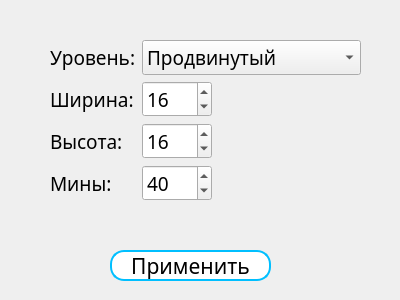
<?xml version="1.0" encoding="UTF-8"?>
<ui version="4.0">
 <class>Dialog</class>
 <widget class="QDialog" name="Dialog">
  <property name="geometry">
   <rect>
    <x>0</x>
    <y>0</y>
    <width>400</width>
    <height>300</height>
   </rect>
  </property>
  <property name="font">
   <font>
    <family>Segoe UI Black</family>
   </font>
  </property>
  <property name="windowTitle">
   <string>Dialog</string>
  </property>
  <widget class="QWidget" name="formLayoutWidget">
   <property name="geometry">
    <rect>
     <x>50</x>
     <y>40</y>
     <width>311</width>
     <height>181</height>
    </rect>
   </property>
   <layout class="QFormLayout" name="formLayout">
    <property name="formAlignment">
     <set>Qt::AlignRight|Qt::AlignTop|Qt::AlignTrailing</set>
    </property>
    <item row="0" column="0">
     <widget class="QLabel" name="label">
      <property name="font">
       <font>
        <pointsize>14</pointsize>
       </font>
      </property>
      <property name="text">
       <string>Уровень:</string>
      </property>
     </widget>
    </item>
    <item row="0" column="1">
     <widget class="QComboBox" name="combo">
      <property name="font">
       <font>
        <family>Segoe UI Black</family>
        <pointsize>14</pointsize>
       </font>
      </property>
      <property name="currentIndex">
       <number>1</number>
      </property>
      <item>
       <property name="text">
        <string>Начинающий</string>
       </property>
      </item>
      <item>
       <property name="text">
        <string>Продвинутый</string>
       </property>
      </item>
      <item>
       <property name="text">
        <string>Эксперт</string>
       </property>
      </item>
      <item>
       <property name="text">
        <string>Свой</string>
       </property>
      </item>
     </widget>
    </item>
    <item row="1" column="0">
     <widget class="QLabel" name="label_2">
      <property name="font">
       <font>
        <pointsize>14</pointsize>
       </font>
      </property>
      <property name="text">
       <string>Ширина:</string>
      </property>
     </widget>
    </item>
    <item row="2" column="0">
     <widget class="QLabel" name="label_3">
      <property name="font">
       <font>
        <pointsize>14</pointsize>
       </font>
      </property>
      <property name="text">
       <string>Высота:</string>
      </property>
     </widget>
    </item>
    <item row="3" column="0">
     <widget class="QLabel" name="label_4">
      <property name="font">
       <font>
        <pointsize>14</pointsize>
       </font>
      </property>
      <property name="text">
       <string>Мины:</string>
      </property>
     </widget>
    </item>
    <item row="1" column="1">
     <widget class="QSpinBox" name="width_input">
      <property name="maximumSize">
       <size>
        <width>70</width>
        <height>16777215</height>
       </size>
      </property>
      <property name="font">
       <font>
        <family>Segoe UI Black</family>
        <pointsize>14</pointsize>
       </font>
      </property>
      <property name="layoutDirection">
       <enum>Qt::LeftToRight</enum>
      </property>
      <property name="styleSheet">
       <string notr="true"/>
      </property>
      <property name="alignment">
       <set>Qt::AlignLeading|Qt::AlignLeft|Qt::AlignVCenter</set>
      </property>
      <property name="minimum">
       <number>8</number>
      </property>
      <property name="maximum">
       <number>35</number>
      </property>
      <property name="value">
       <number>16</number>
      </property>
     </widget>
    </item>
    <item row="2" column="1">
     <widget class="QSpinBox" name="height_input">
      <property name="maximumSize">
       <size>
        <width>70</width>
        <height>16777215</height>
       </size>
      </property>
      <property name="font">
       <font>
        <pointsize>14</pointsize>
       </font>
      </property>
      <property name="layoutDirection">
       <enum>Qt::LeftToRight</enum>
      </property>
      <property name="alignment">
       <set>Qt::AlignLeading|Qt::AlignLeft|Qt::AlignVCenter</set>
      </property>
      <property name="minimum">
       <number>8</number>
      </property>
      <property name="maximum">
       <number>35</number>
      </property>
      <property name="value">
       <number>16</number>
      </property>
     </widget>
    </item>
    <item row="3" column="1">
     <widget class="QSpinBox" name="mines">
      <property name="maximumSize">
       <size>
        <width>70</width>
        <height>16777215</height>
       </size>
      </property>
      <property name="font">
       <font>
        <pointsize>14</pointsize>
       </font>
      </property>
      <property name="layoutDirection">
       <enum>Qt::LeftToRight</enum>
      </property>
      <property name="alignment">
       <set>Qt::AlignLeading|Qt::AlignLeft|Qt::AlignVCenter</set>
      </property>
      <property name="maximum">
       <number>300</number>
      </property>
      <property name="value">
       <number>40</number>
      </property>
     </widget>
    </item>
   </layout>
  </widget>
  <widget class="QPushButton" name="pushButton">
   <property name="geometry">
    <rect>
     <x>110</x>
     <y>250</y>
     <width>161</width>
     <height>31</height>
    </rect>
   </property>
   <property name="font">
    <font>
     <family>Segoe UI Black</family>
     <pointsize>16</pointsize>
    </font>
   </property>
   <property name="styleSheet">
    <string notr="true">background-color: white;
border: 2px solid #00BFFF;
border-radius: 14px;</string>
   </property>
   <property name="text">
    <string>Применить</string>
   </property>
  </widget>
  <widget class="QLabel" name="error">
   <property name="geometry">
    <rect>
     <x>50</x>
     <y>0</y>
     <width>311</width>
     <height>31</height>
    </rect>
   </property>
   <property name="font">
    <font>
     <pointsize>14</pointsize>
    </font>
   </property>
   <property name="text">
    <string/>
   </property>
   <property name="alignment">
    <set>Qt::AlignCenter</set>
   </property>
  </widget>
 </widget>
 <resources/>
 <connections/>
</ui>
